Frame 1 (no input): blank canvas, image omitted
Frame 60 (no input): blank canvas, image omitted
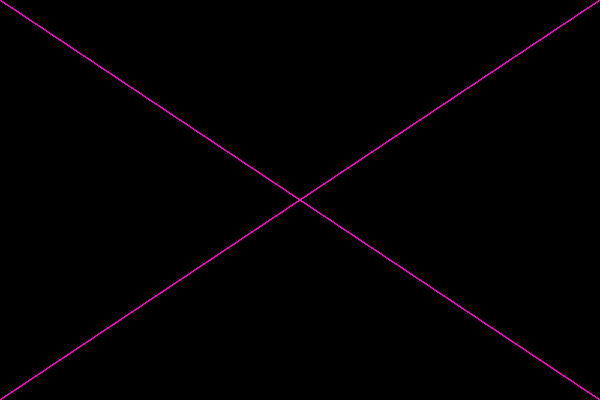
Frame 120 (the mouse pressed at the canvas centre since frame 60)

The p5.js sketch whose frames 1 and 60 were blank and that drew this single picture after the mouse press (run headless with seeded random() and noise() and a simulated clock; from frame 60 on, the mouse is pressed at the canvas centre):

// p5.js sketch
// ── sketch.js
function setup() {
  createCanvas(600, 400);
  background(0);
 
}

function draw() {

  stroke(mouseX,10,mouseY, 40);
  line(0,0,mouseX,mouseY);
   line(600,400,mouseX,mouseY);
  line(600,0,mouseX,mouseY);
   line(0,400,mouseX,mouseY);
}
